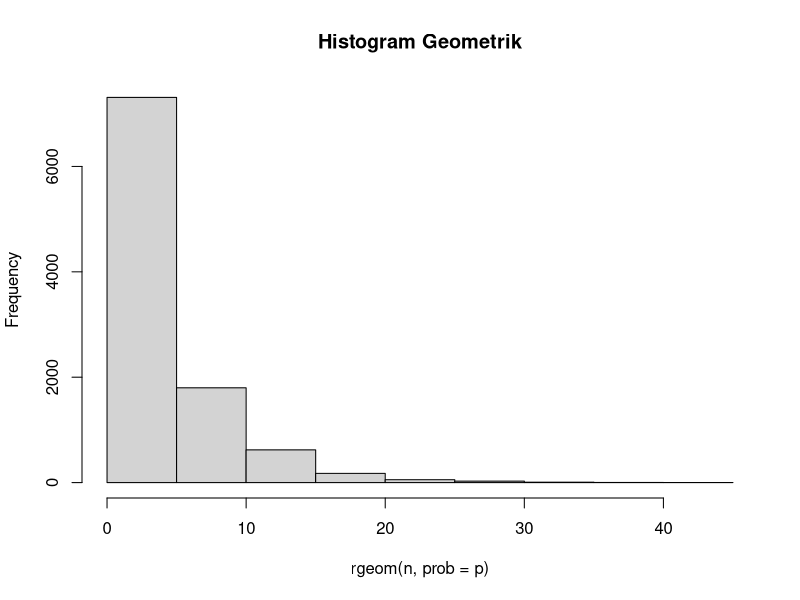

This chart was generated by the following R code:
#a
x <- 3
p <- 0.2    
q <- 1 - p
result <- dgeom(x, p)

#b
mean(rgeom(n = 10000, prob = p) == 3)

#c
summary(result)
summary(mean(rgeom(n = 10000, prob = p) == 3))

#d
n = 10000
hist(rgeom(n, prob = p), main = 'Histogram Geometrik')

#e
rataan <- 1/p
varians <- (1-p)/p^2